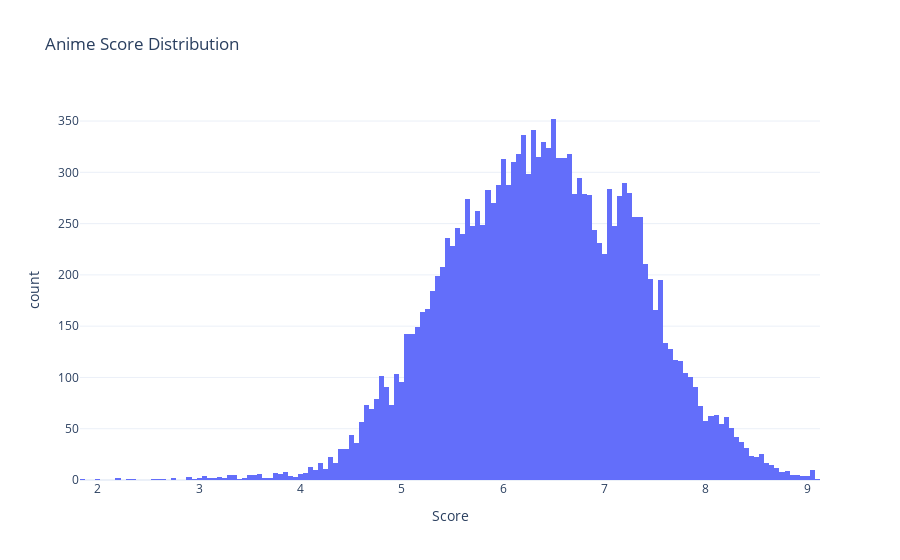

Here is the notebook cell this chart was saved with:
### Markdown cell above
### 3.1.2.Correct Insight

### Code cell
# Kiểm tra xem cột 'Score' có tồn tại trong DataFrame không
if 'Score' in df_anime_dataset_2023_prep.columns:
    try:
        # Vẽ biểu đồ phân phối
        fig = px.histogram(
            df_anime_dataset_2023_prep,
            x='Score',
            title='Anime Score Distribution',
            labels={'Score': 'Score'}
        )
        # Hiển thị biểu đồ
        fig.show()
    except Exception as e:
        print("Không thể vẽ biểu đồ này do data không phù hợp:", str(e))
else:
    print("Không thể vẽ biểu đồ này do cột 'Score' không tồn tại trong DataFrame.")

# Lấy tần suất xuất hiện của các giá trị trong cột 'Score'
score_counts = df_anime_dataset_2023_prep['Score'].value_counts().reset_index()

# Đổi tên cột để dễ hiểu
score_counts.columns = ['Score', 'Frequency']

### Figure 1 — Plotly figure (JSON) as saved in the notebook; plotly's stock layout.template omitted (floating-point values rounded to 4 significant figures; data arrays with more than 128 entries replaced by an {"elided": "..."} marker saying what was removed)
{"data": [{"bingroup": "x", "hovertemplate": "Score=%{x}<br>count=%{y}<extra></extra>", "legendgroup": "", "marker": {"color": "#636efa", "pattern": {"shape": ""}}, "name": "", "orientation": "v", "showlegend": false, "type": "histogram", "x": {"elided": "24905 float values"}, "xaxis": "x", "yaxis": "y"}], "layout": {"barmode": "relative", "legend": {"tracegroupgap": 0}, "title": {"text": "Anime Score Distribution"}, "xaxis": {"anchor": "y", "domain": [0, 1], "title": {"text": "Score"}}, "yaxis": {"anchor": "x", "domain": [0, 1], "title": {"text": "count"}}}}
